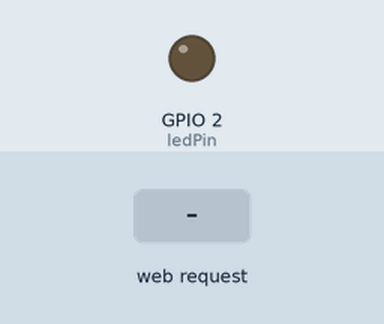
A sketch run on a simulated ESP32. Shown: output pins drawn as LEDs (lit = HIGH). Inputs (shaded band) come from the test bench. WiFi joins after 1.5 s; servers stay silent unless stated; what the sketch prints to the serial monitor is not drawn.

Above: at 2.7 s.
2.8 s: HTTP request GET /transaksi received
At 3.2 s:
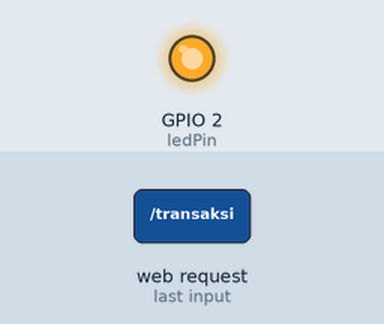
Timing chart, 0 to 5.8 s (numbered marks = the images above; inputs shaded):
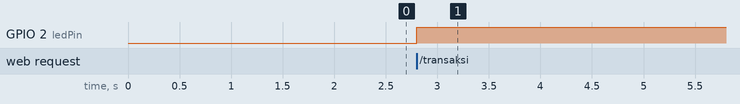

Measured:
- after the input at 2.8 s, GPIO 2 (ledPin): LOW → HIGH at once

The sketch:

Proyek_uts_IF4051.ino
```cpp
#include <WiFi.h>

const char* ssid = "kifli";
const char* password = "0987654098";
const int ledPin = 2;
const int buttonPin = 15;
int frequency = 10; // Frekuensi base
int saldoAwal = 740000; // Saldo awal dalam rupiah
int nilaiTransaksi = 20000; // Nilai nominal transaksi

WiFiServer server(80);

void setup() {
  Serial.begin(115200);
  pinMode(ledPin, OUTPUT);
  pinMode(buttonPin, INPUT_PULLUP);

  WiFi.begin(ssid, password);
  while (WiFi.status() != WL_CONNECTED) {
    delay(500);
    Serial.print(".");
  }
  Serial.println("connected");
  Serial.println("IP Address: ");
  Serial.println(WiFi.localIP());
  server.begin();
}

void tampilkanPesan(WiFiClient &client, const String &pesan, bool transaksiBerhasil) {
  client.println("HTTP/1.1 200 OK");
  client.println("Content-type:text/html");
  client.println();
  client.println("<!DOCTYPE html><html><head><meta name=\"viewport\" content=\"width=device-width, initial-scale=1\"><style>.button {background-color: #007bff;border: none;color: white;padding: 16px 18px;text-align: center;text-decoration: none;display: inline-block;font-size: 16px;margin: 4px 2px;transition-duration: 0.4s;cursor: pointer;border-radius: 50%;}.button:hover {background-color: #0056b3;}.container {text-align: center;margin-top: 50px;}h1 {font-size: 24px;}h2 {font-size: 20px;}</style></head><body>");
  client.println("<div class=\"container\">");
  client.println("<h1>Saldo: Rp. " + String(saldoAwal) + "</h1>");
  if (!transaksiBerhasil) {
    client.println("<form action='/topup' method='POST'>");
    client.println("<label for='jumlah'>Jumlah Top Up:</label>");
    client.println("<input type='number' id='jumlah' name='jumlah' min='0'><br><br>");
    client.println("<input type='submit' value='Top Up'>");
    client.println("</form>");
  }
  client.println("<button class=\"button\" onclick=\"location.href='/transaksi'\">Transaksi</button>");
  client.println(pesan);
  client.println("</div></body></html>");
}

void loop() {
  WiFiClient client = server.available();
  if (client) {
    String currentLine = "";
    String postData = "";
    boolean blankLineFound = false;
    boolean transaksiBerhasil = false; // Menyimpan status transaksi berhasil atau tidak
    while (client.connected()) {
      if (client.available()) {
        char c = client.read();
        Serial.write(c);
        if (c == '\n') {
          if (currentLine.length() == 0) {
            tampilkanPesan(client, "", transaksiBerhasil); // Mengirim status transaksi berhasil ke fungsi tampilkanPesan
            break;
          } else {
            currentLine = "";
          }
        } else if (c != '\r') {
          currentLine += c;
        }
        // Baca data dari badan permintaan POST
        if (currentLine.startsWith("POST /topup")) {
          blankLineFound = true;
        } else if (blankLineFound) {
          postData += c;
        }
      }
      if (blankLineFound) {
        // Proses data POST setelah baris kosong
        if (postData.length() > 0) {
          // Parsing data POST untuk mendapatkan jumlah saldo
          int pos = postData.indexOf("jumlah=");
          if (pos != -1) {
            String requestJumlah = postData.substring(pos + 7); // 7 adalah panjang string "jumlah="
            saldoAwal += requestJumlah.toInt();
            tampilkanPesan(client, "Saldo berhasil ditambahkan sebesar Rp. " + requestJumlah, false);
          } else {
            tampilkanPesan(client, "Mohon masukkan jumlah saldo yang valid.", false);
          }
        } else {
          tampilkanPesan(client, "Permintaan top up tidak valid.", false);
        }
        break;
      }
      if (currentLine.indexOf("GET /transaksi") != -1) {
        if (saldoAwal >= nilaiTransaksi) {
          digitalWrite(ledPin, HIGH); // LED menyala
          delay(5000); // LED menyala selama 5 detik
          saldoAwal -= nilaiTransaksi;
          transaksiBerhasil = true;
          digitalWrite(ledPin, LOW); // Matikan LED setelah transaksi berhasil
          tampilkanPesan(client, "TRANSAKSI BERHASIL, SISA SALDO Rp. " + String(saldoAwal), true); // Mengirim status transaksi berhasil ke fungsi tampilkanPesan
        } else {
          for (int i = 0; i < 10; i++) {
            digitalWrite(ledPin, HIGH);
            delay(250);
            digitalWrite(ledPin, LOW);
            delay(250);
          }
          tampilkanPesan(client, "SALDO TIDAK MENCUKUPI", false);
        }
      }
    }
    client.stop();
  }
}
```
